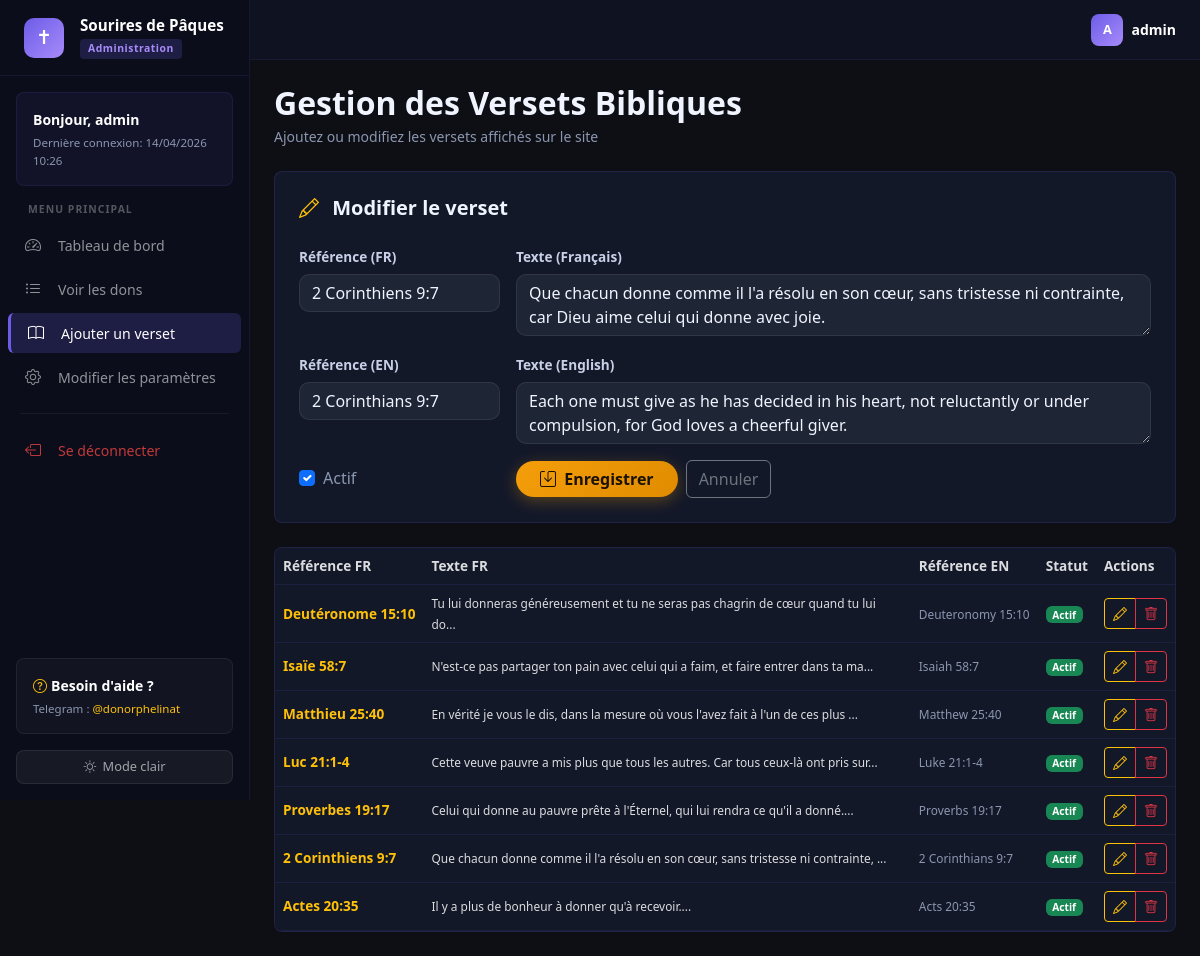
The app's page /administration/adminpanel.php?page=versets&edit=2 (signed in) with its own data.
### tables this page shows
CREATE TABLE versets (
    id INTEGER PRIMARY KEY AUTOINCREMENT,
    reference_fr TEXT NOT NULL,
    texte_fr TEXT NOT NULL,
    reference_en TEXT NOT NULL,
    texte_en TEXT NOT NULL,
    actif INTEGER DEFAULT 1,
    created_at DATETIME DEFAULT (datetime('now'))
);

### controllers/AdminController.php (called while the page is built, shortened)
<?php
require_once __DIR__ . '/../models/Verset.php';
class AdminController {
    private Verset $versetModel;
    public function __construct() {
        $this->versetModel    = new Verset();
    }
    public function versets(): void {
        $adminBase = defined('ADMIN_BASE_URL') ? ADMIN_BASE_URL : 'adminpanel.php';
        $versets = $this->versetModel->tous();
        $edition = isset($_GET['edit']) ? $this->versetModel->trouverParId((int)$_GET['edit']) : null;
        require __DIR__ . '/../views/admin/versets.php';
    }
}

### config/database.php (called while the page is built, shortened)
<?php
class Database {
    private static $instance = null;
    private $pdo;
    private function __construct() {
        try {
            if (DB_TYPE === 'mysql') {
                $dsn = "mysql:host=" . DB_HOST . ";dbname=" . DB_NAME . ";charset=utf8mb4";
                $this->pdo = new PDO($dsn, DB_USER, DB_PASS, [
                    PDO::ATTR_ERRMODE            => PDO::ERRMODE_EXCEPTION,
                    PDO::ATTR_DEFAULT_FETCH_MODE => PDO::FETCH_ASSOC,
                    PDO::MYSQL_ATTR_INIT_COMMAND => "SET NAMES utf8mb4 COLLATE utf8mb4_unicode_ci",
                ]);
            } else {
                $this->pdo = new PDO('sqlite:' . DB_SQLITE_PATH, null, null, [
                    PDO::ATTR_ERRMODE            => PDO::ERRMODE_EXCEPTION,
                    PDO::ATTR_DEFAULT_FETCH_MODE => PDO::FETCH_ASSOC,
                ]);
                $this->pdo->exec("PRAGMA foreign_keys = ON");
                $this->pdo->exec("PRAGMA journal_mode = WAL");
            }
        } catch (PDOException $e) {
            die('<h3 style="font-family:sans-serif;color:#c00;padding:2rem;">
                Erreur de connexion à la base de données.<br>
                <small>Vérifiez les paramètres dans config/database.php</small>
            </h3>');
        }
    }
    public static function getInstance(): self {
        if (self::$instance === null) {
            self::$instance = new self();
        }
        return self::$instance;
    }
    public function getPDO(): PDO {
        return $this->pdo;
    }
}

### models/Verset.php (called while the page is built, shortened)
<?php
require_once __DIR__ . '/../config/database.php';
class Verset {
    private PDO $pdo;
    public function __construct() {
        $this->pdo = Database::getInstance()->getPDO();
    }
    public function tous(): array {
        return $this->pdo->query("SELECT * FROM versets ORDER BY id DESC")->fetchAll();
    }
    public function trouverParId(int $id): array|false {
        $stmt = $this->pdo->prepare("SELECT * FROM versets WHERE id = :id");
        $stmt->execute([':id' => $id]);
        return $stmt->fetch();
    }
}

### views/admin/versets.php (the view, shortened to what this page needs)
<?php
$adminBase = $adminBase ?? 'adminpanel.php';
?>
<!DOCTYPE html>
<html lang="fr" data-theme="dark">
<head>
    <link rel="stylesheet" href="https://cdn.jsdelivr.net/npm/bootstrap@5.3.2/dist/css/bootstrap.min.css">
    <link rel="stylesheet" href="https://cdn.jsdelivr.net/npm/bootstrap-icons@1.11.3/font/bootstrap-icons.min.css">
    <link rel="stylesheet" href="../assets/css/style.css">
</head>
<body>
<div class="admin-layout d-flex min-vh-100">
    <?php require __DIR__ . '/sidebar.php'; ?>
    <div class="d-flex flex-column flex-grow-1">
        <header class="admin-topbar d-flex align-items-center justify-content-end px-4">
            <div class="d-flex align-items-center gap-2">
                <div class="admin-avatar-sm"><?= strtoupper(substr($_SESSION['admin_username'] ?? 'A', 0, 1)) ?></div>
                <span class="text-white small fw-semibold"><?= htmlspecialchars($_SESSION['admin_username'] ?? 'Administrateur') ?></span>
            </div>
        </header>
        <main class="admin-main flex-grow-1 p-4">
            <div class="mb-4">
                <h2 class="fw-bold mb-1">Gestion des Versets Bibliques</h2>
                <p class="text-muted small mb-0">Ajoutez ou modifiez les versets affichés sur le site</p>
            </div>
            <div class="admin-chart-card p-4 rounded-3 mb-4">
                <h5 class="fw-bold mb-4">
                    <i class="bi bi-<?= $edition ? 'pencil' : 'plus-circle' ?> me-2 text-warning"></i>
                    <?= $edition ? 'Modifier le verset' : 'Ajouter un verset' ?>
                </h5>
                <form action="<?= $adminBase ?>?page=versets" method="POST">
                    <div class="row g-3">
                        <div class="col-md-3">
                            <label class="form-label">Référence (FR)</label>
                            <input type="text" name="reference_fr" class="form-control"
                                   placeholder="Ex: Jean 3:16"
                                   value="<?= htmlspecialchars($edition['reference_fr'] ?? '') ?>" required>
                        </div>
                        <div class="col-md-9">
                            <label class="form-label">Texte (Français)</label>
                            <textarea name="texte_fr" class="form-control" rows="2" required><?= htmlspecialchars($edition['texte_fr'] ?? '') ?></textarea>
                        </div>
                        <div class="col-md-3">
                            <label class="form-label">Référence (EN)</label>
                            <input type="text" name="reference_en" class="form-control"
                                   placeholder="Ex: John 3:16"
                                   value="<?= htmlspecialchars($edition['reference_en'] ?? '') ?>" required>
                        </div>
                        <div class="col-md-9">
                            <label class="form-label">Texte (English)</label>
                            <textarea name="texte_en" class="form-control" rows="2" required><?= htmlspecialchars($edition['texte_en'] ?? '') ?></textarea>
                        </div>
                        <div class="col-md-3 d-flex align-items-center">
                            <div class="form-check">
                                <input class="form-check-input" type="checkbox" name="actif" id="actif"
                                       <?= (!$edition || $edition['actif']) ? 'checked' : '' ?>>
                                <label class="form-check-label text-muted" for="actif">Actif</label>
                            </div>
                        </div>
                        <div class="col-md-9 d-flex gap-2 align-items-center">
                            <button type="submit" class="btn btn-donate px-4">
                                <i class="bi bi-save me-1"></i>
                                <?= $edition ? 'Enregistrer' : 'Ajouter' ?>
                            </button>
                            <?php if ($edition): ?>
                                <a href="<?= $adminBase ?>?page=versets" class="btn btn-outline-secondary">Annuler</a>
                            <?php endif; ?>
                        </div>
                    </div>
                </form>
            </div>
            <div class="admin-chart-card rounded-3 overflow-hidden">
                <div class="table-responsive">
                    <table class="table table-dark table-hover align-middle admin-table mb-0">
                        <thead>
                            <tr>
                                <th>Référence FR</th>
                                <th>Texte FR</th>
                                <th>Référence EN</th>
                                <th>Statut</th>
                                <th>Actions</th>
                            </tr>
                        </thead>
                        <tbody>
                        <?php foreach ($versets as $v): ?>
                        <tr class="<?= !$v['actif'] ? 'opacity-50' : '' ?>">
                            <td class="fw-semibold text-warning"><?= htmlspecialchars($v['reference_fr']) ?></td>
                            <td><small><?= htmlspecialchars(mb_substr($v['texte_fr'], 0, 80)) ?>...</small></td>
                            <td><small class="text-muted"><?= htmlspecialchars($v['reference_en']) ?></small></td>
                            <td>
                                <a href="<?= $adminBase ?>?page=versets&toggle=<?= $v['id'] ?>" class="badge text-decoration-none bg-<?= $v['actif'] ? 'success' : 'secondary' ?>">
                                    <?= $v['actif'] ? 'Actif' : 'Inactif' ?>
                                </a>
                            </td>
                            <td>
                                <div class="btn-group btn-group-sm">
                                    <a href="<?= $adminBase ?>?page=versets&edit=<?= $v['id'] ?>" class="btn btn-outline-warning">
                                        <i class="bi bi-pencil"></i>
                                    </a>
                                    <a href="<?= $adminBase ?>?page=versets&supprimer=<?= $v['id'] ?>"
                                       class="btn btn-outline-danger"
                                       onclick="return confirm('Supprimer ce verset ?')">
                                        <i class="bi bi-trash"></i>
                                    </a>
                                </div>
                            </td>
                        </tr>
                        <?php endforeach; ?>
                        </tbody>
                    </table>
                </div>
            </div>
        </main>
    </div>
</div>
</body>
</html>

### assets/css/style.css (style rules this page uses)
:root { --accent-gold: #f59e0b; --accent-purple: #a78bfa; --accent-pink: #f472b6; --accent-green: #34d399; --accent-blue: #38bdf8; --bg-body: #0d0f14; --bg-card: #161b25; --bg-card-2: #1e2535; --bg-nav: #0d0f14ee; --bg-input: #1e2535; --border-color: rgba(255, 255, 255, 0.08); --text-primary: #f0f4ff; --text-muted: #8b96b0; --text-readable: #c8d0e7; --shadow-color: rgba(0, 0, 0, 0.5); --admin-sidebar: #0b0e1a; --admin-purple: #6c5ce7; --admin-purple-2: #7d6ff0; --admin-topbar: #0f1220; --admin-card: #131829; --admin-card-2: #1a2035; --admin-border: rgba(108, 92, 231, 0.15); }
* { box-sizing: border-box; }
body { background-color: var(--bg-body); color: var(--text-primary); font-family: 'Segoe UI', system-ui, -apple-system, sans-serif; transition: background-color 0.3s ease, color 0.3s ease; min-height: 100vh; }
.text-muted { color: var(--text-muted) !important; }
.btn-donate { background: linear-gradient(135deg, var(--accent-gold), #e08c00); color: #1a1100 !important; font-weight: 700; border: none; border-radius: 50px; transition: transform 0.2s, box-shadow 0.2s; box-shadow: 0 4px 15px rgba(245, 158, 11, 0.3); }
.form-control, .form-select { background: var(--bg-input); border: 1px solid var(--border-color); color: var(--text-primary); border-radius: 10px; transition: border-color 0.2s, box-shadow 0.2s; }
.form-control::placeholder { color: var(--text-muted); }
.form-label { color: var(--text-readable); font-size: 0.85rem; font-weight: 600; margin-bottom: 0.4rem; }
.admin-layout { min-height: 100vh; }
.admin-topbar { background: var(--admin-topbar); border-bottom: 1px solid rgba(108, 92, 231, 0.1); height: 60px; flex-shrink: 0; }
.admin-avatar-sm { width: 32px; height: 32px; background: linear-gradient(135deg, var(--admin-purple), #a78bfa); border-radius: 8px; display: flex; align-items: center; justify-content: center; color: white; font-size: 0.8rem; font-weight: 700; }
.admin-main { background: var(--bg-body); overflow-y: auto; min-height: calc(100vh - 60px); }
.admin-chart-card { background: var(--admin-card); border: 1px solid var(--admin-border); }
.admin-table { --bs-table-bg: var(--admin-card); --bs-table-hover-bg: var(--admin-card-2); --bs-table-color: rgba(255,255,255,0.85); font-size: 0.85rem; border-color: rgba(108,92,231,0.1); }

### records on screen
versets: reference_fr "2 Corinthiens 9:7", texte_fr "Que chacun donne comme il l'a résolu en son cœur, sans tristesse ni contrainte, car Dieu aime celui qui donne avec joie.", reference_en "2 Corinthians 9:7", texte_en "Each one must give as he has decided in his heart, not reluctantly or under compulsion, for God loves a cheerful giver.", actif "☑", texte_fr "Que chacun donne comme il l'a résolu en son cœur, sans tristesse ni contrainte,", shows "Actif"
versets: reference_fr "Deutéronome 15:10", texte_fr "Tu lui donneras généreusement et tu ne seras pas chagrin de cœur quand tu lui do", reference_en "Deuteronomy 15:10", actif "Actif"
versets: reference_fr "Isaïe 58:7", texte_fr "N'est-ce pas partager ton pain avec celui qui a faim, et faire entrer dans ta ma", reference_en "Isaiah 58:7", actif "Actif"
versets: reference_fr "Matthieu 25:40", texte_fr "En vérité je vous le dis, dans la mesure où vous l'avez fait à l'un de ces plus", reference_en "Matthew 25:40", actif "Actif"
versets: reference_fr "Luc 21:1-4", texte_fr "Cette veuve pauvre a mis plus que tous les autres. Car tous ceux-là ont pris sur", reference_en "Luke 21:1-4", actif "Actif"
versets: reference_fr "Proverbes 19:17", texte_fr "Celui qui donne au pauvre prête à l'Éternel, qui lui rendra ce qu'il a donné.", reference_en "Proverbs 19:17", actif "Actif"
versets: reference_fr "Actes 20:35", texte_fr "Il y a plus de bonheur à donner qu'à recevoir.", reference_en "Acts 20:35", actif "Actif"

### other values on screen
$adminUser "admin"
$item['label'] "Tableau de bord"
$item['label'] "Voir les dons"
$item['label'] "Ajouter un verset"
$item['label'] "Modifier les paramètres"
substr($_SESSION['admin_username'] ?? 'A', 0, 1) "A"
$_SESSION['admin_username'] "admin"
